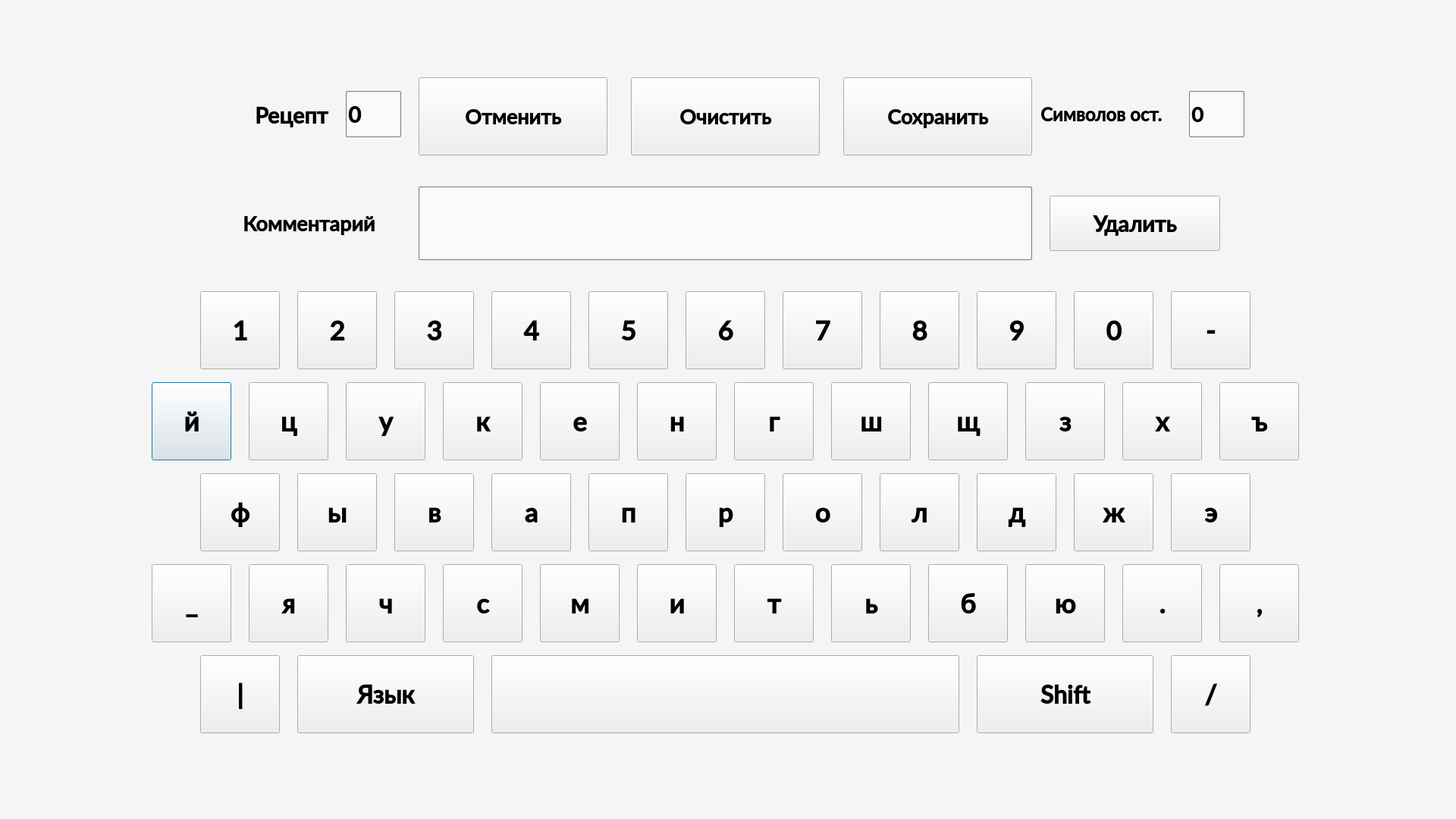
<?xml version="1.0" encoding="UTF-8"?>
<ui version="4.0">
 <class>WordWindow</class>
 <widget class="QDialog" name="WordWindow">
  <property name="geometry">
   <rect>
    <x>0</x>
    <y>0</y>
    <width>1920</width>
    <height>1080</height>
   </rect>
  </property>
  <property name="windowTitle">
   <string>Dialog</string>
  </property>
  <property name="styleSheet">
   <string notr="true"/>
  </property>
  <widget class="QPushButton" name="Button1_1">
   <property name="geometry">
    <rect>
     <x>200</x>
     <y>504</y>
     <width>105</width>
     <height>103</height>
    </rect>
   </property>
   <property name="font">
    <font>
     <family>Lato Semibold</family>
     <pointsize>26</pointsize>
     <bold>true</bold>
    </font>
   </property>
   <property name="text">
    <string>й</string>
   </property>
  </widget>
  <widget class="QPushButton" name="Button1_2">
   <property name="geometry">
    <rect>
     <x>328</x>
     <y>504</y>
     <width>105</width>
     <height>103</height>
    </rect>
   </property>
   <property name="font">
    <font>
     <family>Lato Semibold</family>
     <pointsize>26</pointsize>
     <bold>true</bold>
    </font>
   </property>
   <property name="text">
    <string>ц</string>
   </property>
  </widget>
  <widget class="QPushButton" name="Button1_3">
   <property name="geometry">
    <rect>
     <x>456</x>
     <y>504</y>
     <width>105</width>
     <height>103</height>
    </rect>
   </property>
   <property name="font">
    <font>
     <family>Lato Semibold</family>
     <pointsize>26</pointsize>
     <bold>true</bold>
    </font>
   </property>
   <property name="text">
    <string>у</string>
   </property>
  </widget>
  <widget class="QPushButton" name="Button1_4">
   <property name="geometry">
    <rect>
     <x>584</x>
     <y>504</y>
     <width>105</width>
     <height>103</height>
    </rect>
   </property>
   <property name="font">
    <font>
     <family>Lato Semibold</family>
     <pointsize>26</pointsize>
     <bold>true</bold>
    </font>
   </property>
   <property name="text">
    <string>к</string>
   </property>
  </widget>
  <widget class="QPushButton" name="Button1_5">
   <property name="geometry">
    <rect>
     <x>712</x>
     <y>504</y>
     <width>105</width>
     <height>103</height>
    </rect>
   </property>
   <property name="font">
    <font>
     <family>Lato Semibold</family>
     <pointsize>26</pointsize>
     <bold>true</bold>
    </font>
   </property>
   <property name="text">
    <string>е</string>
   </property>
  </widget>
  <widget class="QPushButton" name="Button1_6">
   <property name="geometry">
    <rect>
     <x>840</x>
     <y>504</y>
     <width>105</width>
     <height>103</height>
    </rect>
   </property>
   <property name="font">
    <font>
     <family>Lato Semibold</family>
     <pointsize>26</pointsize>
     <bold>true</bold>
    </font>
   </property>
   <property name="text">
    <string>н</string>
   </property>
  </widget>
  <widget class="QPushButton" name="Button1_7">
   <property name="geometry">
    <rect>
     <x>968</x>
     <y>504</y>
     <width>105</width>
     <height>103</height>
    </rect>
   </property>
   <property name="font">
    <font>
     <family>Lato Semibold</family>
     <pointsize>26</pointsize>
     <bold>true</bold>
    </font>
   </property>
   <property name="text">
    <string>г</string>
   </property>
  </widget>
  <widget class="QPushButton" name="Button1_8">
   <property name="geometry">
    <rect>
     <x>1096</x>
     <y>504</y>
     <width>105</width>
     <height>103</height>
    </rect>
   </property>
   <property name="font">
    <font>
     <family>Lato Semibold</family>
     <pointsize>26</pointsize>
     <bold>true</bold>
    </font>
   </property>
   <property name="text">
    <string>ш</string>
   </property>
  </widget>
  <widget class="QPushButton" name="Button1_9">
   <property name="geometry">
    <rect>
     <x>1224</x>
     <y>504</y>
     <width>105</width>
     <height>103</height>
    </rect>
   </property>
   <property name="font">
    <font>
     <family>Lato Semibold</family>
     <pointsize>26</pointsize>
     <bold>true</bold>
    </font>
   </property>
   <property name="text">
    <string>щ</string>
   </property>
  </widget>
  <widget class="QPushButton" name="Button1_10">
   <property name="geometry">
    <rect>
     <x>1352</x>
     <y>504</y>
     <width>105</width>
     <height>103</height>
    </rect>
   </property>
   <property name="font">
    <font>
     <family>Lato Semibold</family>
     <pointsize>26</pointsize>
     <bold>true</bold>
    </font>
   </property>
   <property name="text">
    <string>з</string>
   </property>
  </widget>
  <widget class="QPushButton" name="Button2_2">
   <property name="geometry">
    <rect>
     <x>392</x>
     <y>624</y>
     <width>105</width>
     <height>103</height>
    </rect>
   </property>
   <property name="font">
    <font>
     <family>Lato Semibold</family>
     <pointsize>26</pointsize>
     <bold>true</bold>
    </font>
   </property>
   <property name="text">
    <string>ы</string>
   </property>
  </widget>
  <widget class="QPushButton" name="Button2_7">
   <property name="geometry">
    <rect>
     <x>1032</x>
     <y>624</y>
     <width>105</width>
     <height>103</height>
    </rect>
   </property>
   <property name="font">
    <font>
     <family>Lato Semibold</family>
     <pointsize>26</pointsize>
     <bold>true</bold>
    </font>
   </property>
   <property name="text">
    <string>о</string>
   </property>
  </widget>
  <widget class="QPushButton" name="Button2_3">
   <property name="geometry">
    <rect>
     <x>520</x>
     <y>624</y>
     <width>105</width>
     <height>103</height>
    </rect>
   </property>
   <property name="font">
    <font>
     <family>Lato Semibold</family>
     <pointsize>26</pointsize>
     <bold>true</bold>
    </font>
   </property>
   <property name="text">
    <string>в</string>
   </property>
  </widget>
  <widget class="QPushButton" name="Button2_6">
   <property name="geometry">
    <rect>
     <x>904</x>
     <y>624</y>
     <width>105</width>
     <height>103</height>
    </rect>
   </property>
   <property name="font">
    <font>
     <family>Lato Semibold</family>
     <pointsize>26</pointsize>
     <bold>true</bold>
    </font>
   </property>
   <property name="text">
    <string>р</string>
   </property>
  </widget>
  <widget class="QPushButton" name="Button2_10">
   <property name="geometry">
    <rect>
     <x>1416</x>
     <y>624</y>
     <width>105</width>
     <height>103</height>
    </rect>
   </property>
   <property name="font">
    <font>
     <family>Lato Semibold</family>
     <pointsize>26</pointsize>
     <bold>true</bold>
    </font>
   </property>
   <property name="text">
    <string>ж</string>
   </property>
  </widget>
  <widget class="QPushButton" name="Button2_8">
   <property name="geometry">
    <rect>
     <x>1160</x>
     <y>624</y>
     <width>105</width>
     <height>103</height>
    </rect>
   </property>
   <property name="font">
    <font>
     <family>Lato Semibold</family>
     <pointsize>26</pointsize>
     <bold>true</bold>
    </font>
   </property>
   <property name="text">
    <string>л</string>
   </property>
  </widget>
  <widget class="QPushButton" name="Button2_4">
   <property name="geometry">
    <rect>
     <x>648</x>
     <y>624</y>
     <width>105</width>
     <height>103</height>
    </rect>
   </property>
   <property name="font">
    <font>
     <family>Lato Semibold</family>
     <pointsize>26</pointsize>
     <bold>true</bold>
    </font>
   </property>
   <property name="text">
    <string>а</string>
   </property>
  </widget>
  <widget class="QPushButton" name="Button2_1">
   <property name="geometry">
    <rect>
     <x>264</x>
     <y>624</y>
     <width>105</width>
     <height>103</height>
    </rect>
   </property>
   <property name="font">
    <font>
     <family>Lato Semibold</family>
     <pointsize>26</pointsize>
     <bold>true</bold>
    </font>
   </property>
   <property name="text">
    <string>ф</string>
   </property>
  </widget>
  <widget class="QPushButton" name="Button2_9">
   <property name="geometry">
    <rect>
     <x>1288</x>
     <y>624</y>
     <width>105</width>
     <height>103</height>
    </rect>
   </property>
   <property name="font">
    <font>
     <family>Lato Semibold</family>
     <pointsize>26</pointsize>
     <bold>true</bold>
    </font>
   </property>
   <property name="text">
    <string>д</string>
   </property>
  </widget>
  <widget class="QPushButton" name="Button2_5">
   <property name="geometry">
    <rect>
     <x>776</x>
     <y>624</y>
     <width>105</width>
     <height>103</height>
    </rect>
   </property>
   <property name="font">
    <font>
     <family>Lato Semibold</family>
     <pointsize>26</pointsize>
     <bold>true</bold>
    </font>
   </property>
   <property name="text">
    <string>п</string>
   </property>
  </widget>
  <widget class="QPushButton" name="Button3_3">
   <property name="geometry">
    <rect>
     <x>456</x>
     <y>744</y>
     <width>105</width>
     <height>103</height>
    </rect>
   </property>
   <property name="font">
    <font>
     <family>Lato Semibold</family>
     <pointsize>26</pointsize>
     <bold>true</bold>
    </font>
   </property>
   <property name="text">
    <string>ч</string>
   </property>
  </widget>
  <widget class="QPushButton" name="Button3_8">
   <property name="geometry">
    <rect>
     <x>1096</x>
     <y>744</y>
     <width>105</width>
     <height>103</height>
    </rect>
   </property>
   <property name="font">
    <font>
     <family>Lato Semibold</family>
     <pointsize>26</pointsize>
     <bold>true</bold>
    </font>
   </property>
   <property name="text">
    <string>ь</string>
   </property>
  </widget>
  <widget class="QPushButton" name="Button3_4">
   <property name="geometry">
    <rect>
     <x>584</x>
     <y>744</y>
     <width>105</width>
     <height>103</height>
    </rect>
   </property>
   <property name="font">
    <font>
     <family>Lato Semibold</family>
     <pointsize>26</pointsize>
     <bold>true</bold>
    </font>
   </property>
   <property name="text">
    <string>с</string>
   </property>
  </widget>
  <widget class="QPushButton" name="Button3_7">
   <property name="geometry">
    <rect>
     <x>968</x>
     <y>744</y>
     <width>105</width>
     <height>103</height>
    </rect>
   </property>
   <property name="font">
    <font>
     <family>Lato Semibold</family>
     <pointsize>26</pointsize>
     <bold>true</bold>
    </font>
   </property>
   <property name="text">
    <string>т</string>
   </property>
  </widget>
  <widget class="QPushButton" name="Button3_9">
   <property name="geometry">
    <rect>
     <x>1224</x>
     <y>744</y>
     <width>105</width>
     <height>103</height>
    </rect>
   </property>
   <property name="font">
    <font>
     <family>Lato Semibold</family>
     <pointsize>26</pointsize>
     <bold>true</bold>
    </font>
   </property>
   <property name="text">
    <string>б</string>
   </property>
  </widget>
  <widget class="QPushButton" name="Button3_5">
   <property name="geometry">
    <rect>
     <x>712</x>
     <y>744</y>
     <width>105</width>
     <height>103</height>
    </rect>
   </property>
   <property name="font">
    <font>
     <family>Lato Semibold</family>
     <pointsize>26</pointsize>
     <bold>true</bold>
    </font>
   </property>
   <property name="text">
    <string>м</string>
   </property>
  </widget>
  <widget class="QPushButton" name="Button3_2">
   <property name="geometry">
    <rect>
     <x>328</x>
     <y>744</y>
     <width>105</width>
     <height>103</height>
    </rect>
   </property>
   <property name="font">
    <font>
     <family>Lato Semibold</family>
     <pointsize>26</pointsize>
     <bold>true</bold>
    </font>
   </property>
   <property name="text">
    <string>я</string>
   </property>
  </widget>
  <widget class="QPushButton" name="Button3_10">
   <property name="geometry">
    <rect>
     <x>1352</x>
     <y>744</y>
     <width>105</width>
     <height>103</height>
    </rect>
   </property>
   <property name="font">
    <font>
     <family>Lato Semibold</family>
     <pointsize>26</pointsize>
     <bold>true</bold>
    </font>
   </property>
   <property name="text">
    <string>ю</string>
   </property>
  </widget>
  <widget class="QPushButton" name="Button3_6">
   <property name="geometry">
    <rect>
     <x>840</x>
     <y>744</y>
     <width>105</width>
     <height>103</height>
    </rect>
   </property>
   <property name="font">
    <font>
     <family>Lato Semibold</family>
     <pointsize>26</pointsize>
     <bold>true</bold>
    </font>
   </property>
   <property name="text">
    <string>и</string>
   </property>
  </widget>
  <widget class="QPushButton" name="Button4_2">
   <property name="geometry">
    <rect>
     <x>392</x>
     <y>864</y>
     <width>233</width>
     <height>103</height>
    </rect>
   </property>
   <property name="font">
    <font>
     <family>Lato Semibold</family>
     <pointsize>24</pointsize>
     <bold>true</bold>
    </font>
   </property>
   <property name="text">
    <string>Язык</string>
   </property>
   <property name="checkable">
    <bool>true</bool>
   </property>
  </widget>
  <widget class="QPushButton" name="Button4_3">
   <property name="geometry">
    <rect>
     <x>648</x>
     <y>864</y>
     <width>617</width>
     <height>103</height>
    </rect>
   </property>
   <property name="font">
    <font>
     <family>Lato Semibold</family>
     <pointsize>26</pointsize>
     <bold>true</bold>
    </font>
   </property>
   <property name="text">
    <string/>
   </property>
  </widget>
  <widget class="QPushButton" name="Button4_4">
   <property name="geometry">
    <rect>
     <x>1288</x>
     <y>864</y>
     <width>233</width>
     <height>103</height>
    </rect>
   </property>
   <property name="font">
    <font>
     <family>Lato Semibold</family>
     <pointsize>24</pointsize>
     <bold>true</bold>
    </font>
   </property>
   <property name="text">
    <string>Shift</string>
   </property>
   <property name="checkable">
    <bool>true</bool>
   </property>
  </widget>
  <widget class="QPushButton" name="Button4_1">
   <property name="geometry">
    <rect>
     <x>264</x>
     <y>864</y>
     <width>105</width>
     <height>103</height>
    </rect>
   </property>
   <property name="font">
    <font>
     <family>Lato Semibold</family>
     <pointsize>26</pointsize>
     <bold>true</bold>
    </font>
   </property>
   <property name="text">
    <string>|</string>
   </property>
  </widget>
  <widget class="QPushButton" name="Button3_1">
   <property name="geometry">
    <rect>
     <x>200</x>
     <y>744</y>
     <width>105</width>
     <height>103</height>
    </rect>
   </property>
   <property name="font">
    <font>
     <family>Lato Semibold</family>
     <pointsize>26</pointsize>
     <bold>true</bold>
    </font>
   </property>
   <property name="text">
    <string>_</string>
   </property>
  </widget>
  <widget class="QPushButton" name="Button4_5">
   <property name="geometry">
    <rect>
     <x>1544</x>
     <y>864</y>
     <width>105</width>
     <height>103</height>
    </rect>
   </property>
   <property name="font">
    <font>
     <family>Lato Semibold</family>
     <pointsize>26</pointsize>
     <bold>true</bold>
    </font>
   </property>
   <property name="text">
    <string>/</string>
   </property>
  </widget>
  <widget class="QPushButton" name="Button1_12">
   <property name="geometry">
    <rect>
     <x>1608</x>
     <y>504</y>
     <width>105</width>
     <height>103</height>
    </rect>
   </property>
   <property name="font">
    <font>
     <family>Lato Semibold</family>
     <pointsize>26</pointsize>
     <bold>true</bold>
    </font>
   </property>
   <property name="text">
    <string>ъ</string>
   </property>
  </widget>
  <widget class="QPushButton" name="Button1_11">
   <property name="geometry">
    <rect>
     <x>1480</x>
     <y>504</y>
     <width>105</width>
     <height>103</height>
    </rect>
   </property>
   <property name="font">
    <font>
     <family>Lato Semibold</family>
     <pointsize>26</pointsize>
     <bold>true</bold>
    </font>
   </property>
   <property name="text">
    <string>х</string>
   </property>
  </widget>
  <widget class="QPushButton" name="Button2_11">
   <property name="geometry">
    <rect>
     <x>1544</x>
     <y>624</y>
     <width>105</width>
     <height>103</height>
    </rect>
   </property>
   <property name="font">
    <font>
     <family>Lato Semibold</family>
     <pointsize>26</pointsize>
     <bold>true</bold>
    </font>
   </property>
   <property name="text">
    <string>э</string>
   </property>
  </widget>
  <widget class="QPushButton" name="Button3_12">
   <property name="geometry">
    <rect>
     <x>1608</x>
     <y>744</y>
     <width>105</width>
     <height>103</height>
    </rect>
   </property>
   <property name="font">
    <font>
     <family>Lato Semibold</family>
     <pointsize>26</pointsize>
     <bold>true</bold>
    </font>
   </property>
   <property name="text">
    <string>,</string>
   </property>
  </widget>
  <widget class="QPushButton" name="Button3_11">
   <property name="geometry">
    <rect>
     <x>1480</x>
     <y>744</y>
     <width>105</width>
     <height>103</height>
    </rect>
   </property>
   <property name="font">
    <font>
     <family>Lato Semibold</family>
     <pointsize>26</pointsize>
     <bold>true</bold>
    </font>
   </property>
   <property name="text">
    <string>.</string>
   </property>
  </widget>
  <widget class="QPushButton" name="ButtonCancel">
   <property name="geometry">
    <rect>
     <x>552</x>
     <y>102</y>
     <width>249</width>
     <height>103</height>
    </rect>
   </property>
   <property name="font">
    <font>
     <family>Lato Semibold</family>
     <pointsize>20</pointsize>
     <bold>true</bold>
    </font>
   </property>
   <property name="text">
    <string>Отменить</string>
   </property>
   <property name="icon">
    <iconset>
     <normaloff>ui/Pictures13/Cancel.png</normaloff>ui/Pictures13/Cancel.png</iconset>
   </property>
   <property name="iconSize">
    <size>
     <width>38</width>
     <height>38</height>
    </size>
   </property>
  </widget>
  <widget class="QLabel" name="LabelText">
   <property name="geometry">
    <rect>
     <x>336</x>
     <y>126</y>
     <width>113</width>
     <height>51</height>
    </rect>
   </property>
   <property name="font">
    <font>
     <family>Lato Semibold</family>
     <pointsize>22</pointsize>
     <bold>true</bold>
    </font>
   </property>
   <property name="text">
    <string>Рецепт</string>
   </property>
  </widget>
  <widget class="QPlainTextEdit" name="ComText">
   <property name="geometry">
    <rect>
     <x>552</x>
     <y>246</y>
     <width>809</width>
     <height>97</height>
    </rect>
   </property>
   <property name="font">
    <font>
     <family>Lato Semibold</family>
     <pointsize>18</pointsize>
     <bold>true</bold>
    </font>
   </property>
   <property name="styleSheet">
    <string>border: 1px solid rgb(120, 120, 120);
background-color: rgb(250, 250, 250);
border-radius: 2px;</string>
   </property>
   <property name="plainText">
    <string/>
   </property>
  </widget>
  <widget class="QPushButton" name="ButtonClear">
   <property name="geometry">
    <rect>
     <x>832</x>
     <y>102</y>
     <width>249</width>
     <height>103</height>
    </rect>
   </property>
   <property name="font">
    <font>
     <family>Lato Semibold</family>
     <pointsize>20</pointsize>
     <bold>true</bold>
    </font>
   </property>
   <property name="text">
    <string>Очистить</string>
   </property>
   <property name="icon">
    <iconset>
     <normaloff>ui/Pictures13/Clean.png</normaloff>ui/Pictures13/Clean.png</iconset>
   </property>
   <property name="iconSize">
    <size>
     <width>38</width>
     <height>38</height>
    </size>
   </property>
  </widget>
  <widget class="QPushButton" name="ButtonSave">
   <property name="geometry">
    <rect>
     <x>1112</x>
     <y>102</y>
     <width>249</width>
     <height>103</height>
    </rect>
   </property>
   <property name="font">
    <font>
     <family>Lato Semibold</family>
     <pointsize>20</pointsize>
     <bold>true</bold>
    </font>
   </property>
   <property name="text">
    <string>Сохранить</string>
   </property>
   <property name="icon">
    <iconset>
     <normaloff>ui/Pictures13/Save.png</normaloff>ui/Pictures13/Save.png</iconset>
   </property>
   <property name="iconSize">
    <size>
     <width>38</width>
     <height>38</height>
    </size>
   </property>
  </widget>
  <widget class="QLineEdit" name="RecNumber">
   <property name="geometry">
    <rect>
     <x>456</x>
     <y>120</y>
     <width>73</width>
     <height>61</height>
    </rect>
   </property>
   <property name="font">
    <font>
     <family>Lato Semibold</family>
     <pointsize>22</pointsize>
     <bold>true</bold>
    </font>
   </property>
   <property name="styleSheet">
    <string notr="true">border: 1px solid rgb(120, 120, 120);
background-color: rgb(250, 250, 250);
border-radius: 2px;</string>
   </property>
   <property name="text">
    <string>0</string>
   </property>
  </widget>
  <widget class="QLineEdit" name="SymbolNumber">
   <property name="geometry">
    <rect>
     <x>1568</x>
     <y>120</y>
     <width>73</width>
     <height>61</height>
    </rect>
   </property>
   <property name="font">
    <font>
     <family>Lato Semibold</family>
     <pointsize>20</pointsize>
     <bold>true</bold>
    </font>
   </property>
   <property name="styleSheet">
    <string notr="true">border: 1px solid rgb(120, 120, 120);
background-color: rgb(250, 250, 250);
border-radius: 2px;</string>
   </property>
   <property name="text">
    <string>0</string>
   </property>
  </widget>
  <widget class="QLabel" name="LabelText_2">
   <property name="geometry">
    <rect>
     <x>1372</x>
     <y>120</y>
     <width>181</width>
     <height>61</height>
    </rect>
   </property>
   <property name="font">
    <font>
     <family>Lato Semibold</family>
     <pointsize>18</pointsize>
     <bold>true</bold>
    </font>
   </property>
   <property name="text">
    <string>Символов ост.</string>
   </property>
  </widget>
  <widget class="QLabel" name="TitleLabel">
   <property name="geometry">
    <rect>
     <x>320</x>
     <y>264</y>
     <width>225</width>
     <height>61</height>
    </rect>
   </property>
   <property name="font">
    <font>
     <family>Lato Semibold</family>
     <pointsize>20</pointsize>
     <bold>true</bold>
    </font>
   </property>
   <property name="text">
    <string>Комментарий</string>
   </property>
  </widget>
  <widget class="QPushButton" name="ButtonBackspace">
   <property name="geometry">
    <rect>
     <x>1384</x>
     <y>258</y>
     <width>225</width>
     <height>73</height>
    </rect>
   </property>
   <property name="font">
    <font>
     <family>Lato Semibold</family>
     <pointsize>22</pointsize>
     <bold>true</bold>
    </font>
   </property>
   <property name="text">
    <string>Удалить</string>
   </property>
   <property name="icon">
    <iconset>
     <normaloff>ui/Pictures13/Backspace.png</normaloff>ui/Pictures13/Backspace.png</iconset>
   </property>
   <property name="iconSize">
    <size>
     <width>38</width>
     <height>38</height>
    </size>
   </property>
  </widget>
  <widget class="QPushButton" name="Button0_7">
   <property name="geometry">
    <rect>
     <x>1032</x>
     <y>384</y>
     <width>105</width>
     <height>103</height>
    </rect>
   </property>
   <property name="font">
    <font>
     <family>Lato Semibold</family>
     <pointsize>26</pointsize>
     <bold>true</bold>
    </font>
   </property>
   <property name="text">
    <string>7</string>
   </property>
  </widget>
  <widget class="QPushButton" name="Button0_2">
   <property name="geometry">
    <rect>
     <x>392</x>
     <y>384</y>
     <width>105</width>
     <height>103</height>
    </rect>
   </property>
   <property name="font">
    <font>
     <family>Lato Semibold</family>
     <pointsize>26</pointsize>
     <bold>true</bold>
    </font>
   </property>
   <property name="text">
    <string>2</string>
   </property>
  </widget>
  <widget class="QPushButton" name="Button0_5">
   <property name="geometry">
    <rect>
     <x>776</x>
     <y>384</y>
     <width>105</width>
     <height>103</height>
    </rect>
   </property>
   <property name="font">
    <font>
     <family>Lato Semibold</family>
     <pointsize>26</pointsize>
     <bold>true</bold>
    </font>
   </property>
   <property name="text">
    <string>5</string>
   </property>
  </widget>
  <widget class="QPushButton" name="Button0_6">
   <property name="geometry">
    <rect>
     <x>904</x>
     <y>384</y>
     <width>105</width>
     <height>103</height>
    </rect>
   </property>
   <property name="font">
    <font>
     <family>Lato Semibold</family>
     <pointsize>26</pointsize>
     <bold>true</bold>
    </font>
   </property>
   <property name="text">
    <string>6</string>
   </property>
  </widget>
  <widget class="QPushButton" name="Button0_10">
   <property name="geometry">
    <rect>
     <x>1416</x>
     <y>384</y>
     <width>105</width>
     <height>103</height>
    </rect>
   </property>
   <property name="font">
    <font>
     <family>Lato Semibold</family>
     <pointsize>26</pointsize>
     <bold>true</bold>
    </font>
   </property>
   <property name="text">
    <string>0</string>
   </property>
  </widget>
  <widget class="QPushButton" name="Button0_9">
   <property name="geometry">
    <rect>
     <x>1288</x>
     <y>384</y>
     <width>105</width>
     <height>103</height>
    </rect>
   </property>
   <property name="font">
    <font>
     <family>Lato Semibold</family>
     <pointsize>26</pointsize>
     <bold>true</bold>
    </font>
   </property>
   <property name="text">
    <string>9</string>
   </property>
  </widget>
  <widget class="QPushButton" name="Button0_1">
   <property name="geometry">
    <rect>
     <x>264</x>
     <y>384</y>
     <width>105</width>
     <height>103</height>
    </rect>
   </property>
   <property name="font">
    <font>
     <family>Lato Semibold</family>
     <pointsize>26</pointsize>
     <bold>true</bold>
    </font>
   </property>
   <property name="text">
    <string>1</string>
   </property>
  </widget>
  <widget class="QPushButton" name="Button0_8">
   <property name="geometry">
    <rect>
     <x>1160</x>
     <y>384</y>
     <width>105</width>
     <height>103</height>
    </rect>
   </property>
   <property name="font">
    <font>
     <family>Lato Semibold</family>
     <pointsize>26</pointsize>
     <bold>true</bold>
    </font>
   </property>
   <property name="text">
    <string>8</string>
   </property>
  </widget>
  <widget class="QPushButton" name="Button0_3">
   <property name="geometry">
    <rect>
     <x>520</x>
     <y>384</y>
     <width>105</width>
     <height>103</height>
    </rect>
   </property>
   <property name="font">
    <font>
     <family>Lato Semibold</family>
     <pointsize>26</pointsize>
     <bold>true</bold>
    </font>
   </property>
   <property name="text">
    <string>3</string>
   </property>
  </widget>
  <widget class="QPushButton" name="Button0_4">
   <property name="geometry">
    <rect>
     <x>648</x>
     <y>384</y>
     <width>105</width>
     <height>103</height>
    </rect>
   </property>
   <property name="font">
    <font>
     <family>Lato Semibold</family>
     <pointsize>26</pointsize>
     <bold>true</bold>
    </font>
   </property>
   <property name="text">
    <string>4</string>
   </property>
  </widget>
  <widget class="QPushButton" name="Button0_11">
   <property name="geometry">
    <rect>
     <x>1544</x>
     <y>384</y>
     <width>105</width>
     <height>103</height>
    </rect>
   </property>
   <property name="font">
    <font>
     <family>Lato Semibold</family>
     <pointsize>26</pointsize>
     <bold>true</bold>
    </font>
   </property>
   <property name="text">
    <string>-</string>
   </property>
  </widget>
  <widget class="QLabel" name="Blackout">
   <property name="geometry">
    <rect>
     <x>272</x>
     <y>84</y>
     <width>105</width>
     <height>103</height>
    </rect>
   </property>
   <property name="text">
    <string/>
   </property>
  </widget>
  <widget class="QLabel" name="Screen">
   <property name="geometry">
    <rect>
     <x>0</x>
     <y>0</y>
     <width>1920</width>
     <height>1080</height>
    </rect>
   </property>
   <property name="styleSheet">
    <string notr="true">background-color: rgb(245, 245, 245);</string>
   </property>
   <property name="text">
    <string/>
   </property>
  </widget>
  <widget class="QLabel" name="label">
   <property name="geometry">
    <rect>
     <x>0</x>
     <y>0</y>
     <width>363</width>
     <height>128</height>
    </rect>
   </property>
   <property name="text">
    <string/>
   </property>
   <property name="pixmap">
    <pixmap>ui/Pictures13/logo(66).png</pixmap>
   </property>
  </widget>
  <zorder>Screen</zorder>
  <zorder>Button1_1</zorder>
  <zorder>Button1_2</zorder>
  <zorder>Button1_3</zorder>
  <zorder>Button1_4</zorder>
  <zorder>Button1_5</zorder>
  <zorder>Button1_6</zorder>
  <zorder>Button1_7</zorder>
  <zorder>Button1_8</zorder>
  <zorder>Button1_9</zorder>
  <zorder>Button1_10</zorder>
  <zorder>Button2_2</zorder>
  <zorder>Button2_7</zorder>
  <zorder>Button2_3</zorder>
  <zorder>Button2_6</zorder>
  <zorder>Button2_10</zorder>
  <zorder>Button2_8</zorder>
  <zorder>Button2_4</zorder>
  <zorder>Button2_1</zorder>
  <zorder>Button2_9</zorder>
  <zorder>Button2_5</zorder>
  <zorder>Button3_3</zorder>
  <zorder>Button3_8</zorder>
  <zorder>Button3_4</zorder>
  <zorder>Button3_7</zorder>
  <zorder>Button3_9</zorder>
  <zorder>Button3_5</zorder>
  <zorder>Button3_2</zorder>
  <zorder>Button3_10</zorder>
  <zorder>Button3_6</zorder>
  <zorder>Button4_2</zorder>
  <zorder>Button4_3</zorder>
  <zorder>Button4_4</zorder>
  <zorder>Button4_1</zorder>
  <zorder>Button3_1</zorder>
  <zorder>Button4_5</zorder>
  <zorder>Button1_12</zorder>
  <zorder>Button1_11</zorder>
  <zorder>Button2_11</zorder>
  <zorder>Button3_12</zorder>
  <zorder>Button3_11</zorder>
  <zorder>ButtonCancel</zorder>
  <zorder>LabelText</zorder>
  <zorder>ComText</zorder>
  <zorder>ButtonClear</zorder>
  <zorder>ButtonSave</zorder>
  <zorder>RecNumber</zorder>
  <zorder>SymbolNumber</zorder>
  <zorder>LabelText_2</zorder>
  <zorder>TitleLabel</zorder>
  <zorder>ButtonBackspace</zorder>
  <zorder>Button0_7</zorder>
  <zorder>Button0_2</zorder>
  <zorder>Button0_5</zorder>
  <zorder>Button0_6</zorder>
  <zorder>Button0_10</zorder>
  <zorder>Button0_9</zorder>
  <zorder>Button0_1</zorder>
  <zorder>Button0_8</zorder>
  <zorder>Button0_3</zorder>
  <zorder>Button0_4</zorder>
  <zorder>Button0_11</zorder>
  <zorder>Blackout</zorder>
  <zorder>label</zorder>
 </widget>
 <resources/>
 <connections/>
</ui>
